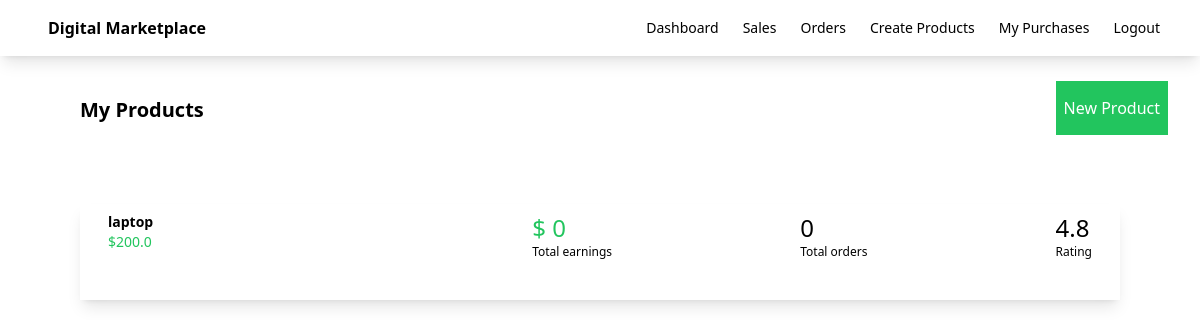
Page /dashboard (signed in) on the earlier database version.
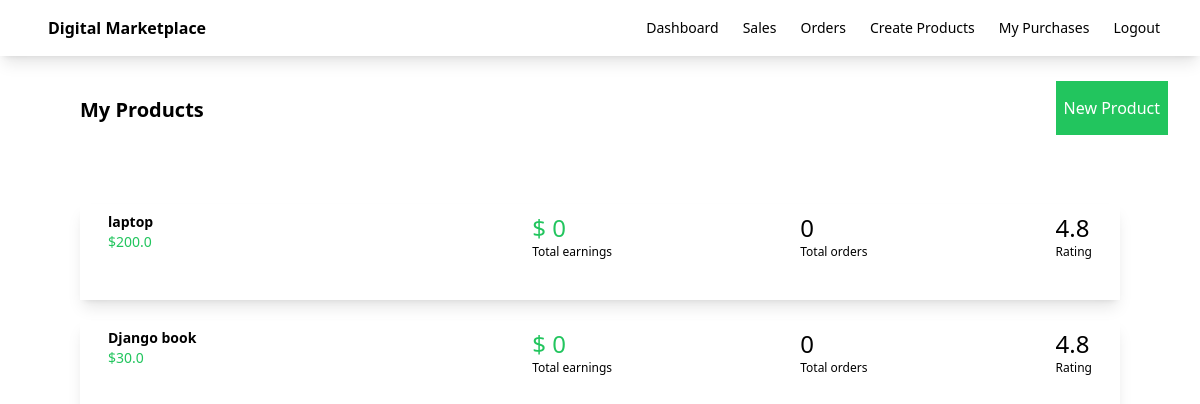
Same page on the later database version.
### myapp/models.py (models this page shows, shortened)
class Product(models.Model):
    seller = models.ForeignKey(User, on_delete=models.CASCADE)
    name = models.CharField(max_length=100)
    description = models.CharField(max_length=100)
    price = models.FloatField()
    file = models.FileField(upload_to='uploads')
    total_sales_amount = models.IntegerField(default=0)
    total_sales = models.IntegerField(default=0)

### myapp/views.py (the view)
# urls.py: path('dashboard',views.dashboard,name='dashboard'),
def dashboard(request):
    products = Product.objects.filter(seller=request.user)
    return render(request, 'myapp/dashboard.html',{'products':products})

### myapp/templates/myapp/dashboard.html (shortened to what this page needs)
{% extends 'myapp/base.html' %}
{% block body %}
    <div class="flex justify-between">
        <div class="ml-20 mt-10 font-bold text-xl">My Products</div>
        <div class="ml-20 mt-10">
            <a class="bg-green-500 text-white px-2 py-4 mr-8" href="{% url 'createproduct' %}">New Product</a>
        </div>
    </div>
    <div class="products-container p-10 m-5">
        {% for product in products %}
        <div class="flex shadow-lg m-5 p-2 justify-between">
            <div class="flex w-1/4">
                <div class="relative group">
                    <a href="{% url 'editproduct' product.id %}">
                <div class="ml-5">
                    <div class="font-bold text-sm"> {{ product.name }}</div>
                    <div class="text-sm text-green-500">${{ product.price }}</div>
                </div>
                </a>
            </div>
            </div>
            <div>
                <div class="text-2xl text-green-500">$ {{ product.total_sales_amount }}</div>
                <div class="text-xs">Total earnings</div>
            </div>
            <div>
                <div class="text-2xl">{{ product.total_sales }}</div>
                <div class="text-xs">Total orders</div>
            </div>
            <div class="pr-5">
                <div class="text-2xl">4.8</div>
                <div class="text-xs">Rating</div>
            </div>
        </div>
        {% endfor %}
    </div>
{% endblock %}

Differences in the rows shown:
added Product: name "Django book", price "30.0", total_sales_amount "0", total_sales "0"
